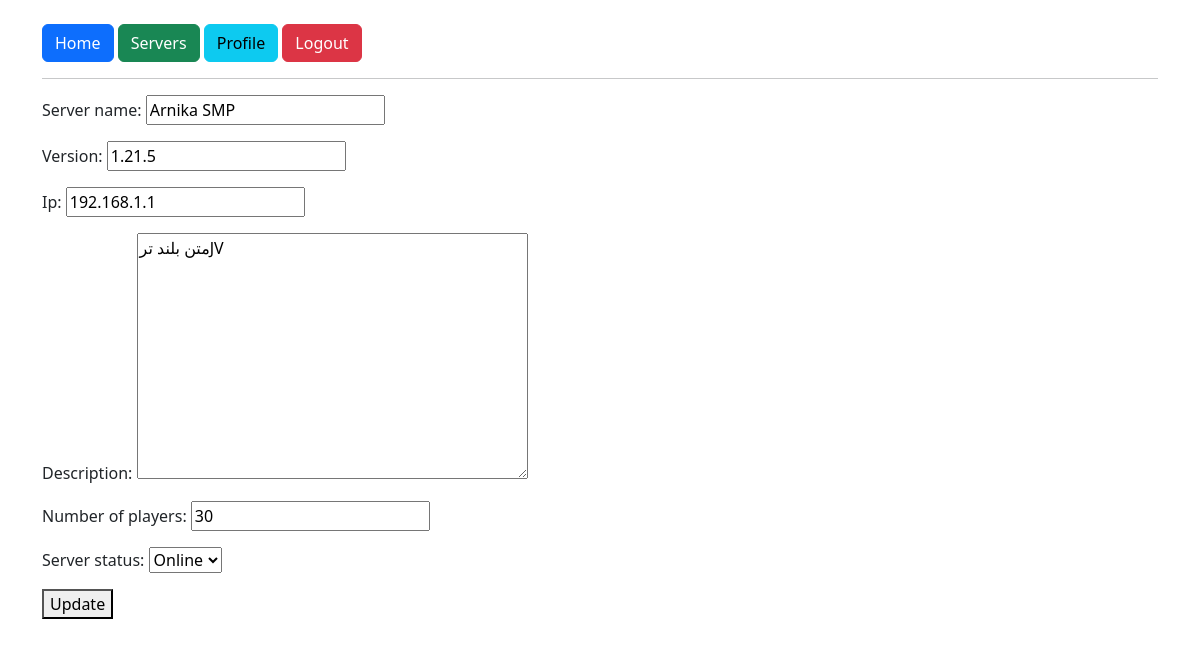
The page /server/update/1/ (signed in) on the database its author committed.
### server/models.py (models this page shows, shortened)
class Server(models.Model):
    server_name = models.CharField(max_length=50)
    version = models.CharField( max_length=50)
    ip = models.GenericIPAddressField()
    description = models.TextField()
    number_of_players = models.IntegerField(default=0)
    server_status = models.CharField(
        max_length=10,
        choices=ServerStatus.choices,
        default=ServerStatus.ONLINE,)
    creation_data = models.DateTimeField(auto_now_add=True)
    server_owner  = models.ForeignKey( settings.AUTH_USER_MODEL,on_delete=models.CASCADE)

### server/views.py (the view)
# urls.py: path('server/update/<int:id>/', update_server_viwe, name='update_server'),
@login_required
def update_server_viwe(request, id):
    server = get_object_or_404(Server , id=id, server_owner = request.user)
    if request.method == "POST":
        form = ServerForm(request.POST, instance=server)
        if form.is_valid():
            form.save()
            messages.success(request, "Server update successfully.")
            return redirect('server_list')
    else:
        form = ServerForm(instance=server)
    context = {'form':form}
    return render(request, "update_server.html", context)

### server/forms.py
class ServerForm(forms.ModelForm):
    class Meta:
        model = Server
        fields = ['server_name',
                  'version',
                  'ip',
                  'description',
                  'number_of_players',
                  'server_status']

### server/templates/update_server.html (shortened to what this page needs)
{% extends "base.html" %}
{% block content %}
    {% if user.is_authenticated %}
        <form method="post">
            {{ form.as_p }}
            <button type="submit">Update</button>
        </form>
    {% else %}
        <form method="get" action="{% url 'login' %}">
            <button type="submit">Enter to site</button>
        </form> {% endif %}
{% endblock %}

### rows shown on the page
Server: server_name "Arnika SMP", version "1.21.5", ip "192.168.1.1", description "متن بلند ترJV", number_of_players "30", server_status "Online"
